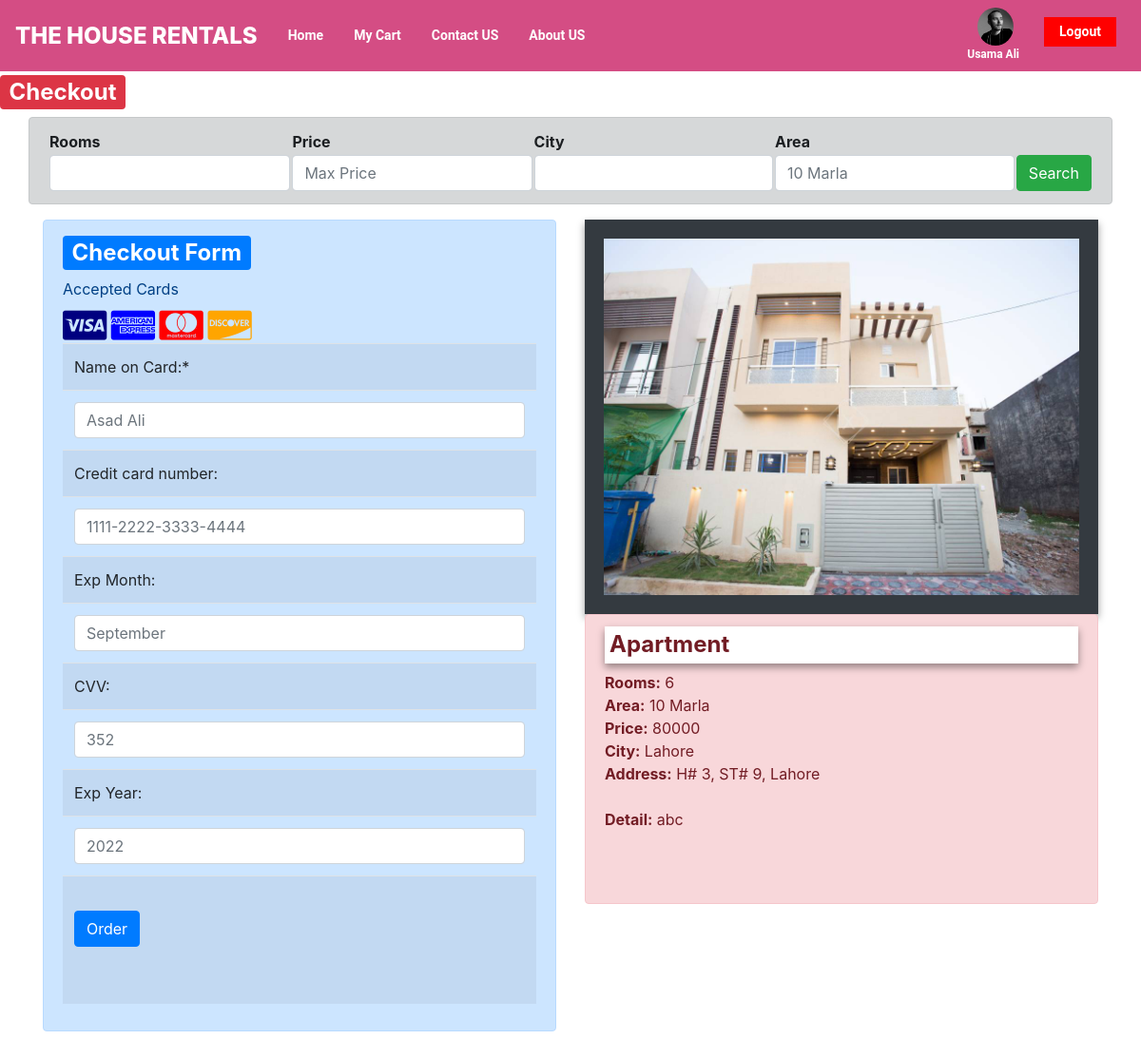
/Customer/checkout.php?checkout=3 (signed in), run on the app's committed database.
### tables this page shows
CREATE TABLE `users` (
  `id` int(11) NOT NULL,
  `f_name` varchar(20) NOT NULL,
  `l_name` varchar(50) NOT NULL,
  `email` varchar(50) NOT NULL,
  `contact` varchar(50) NOT NULL,
  `gender` varchar(50) NOT NULL,
  `image` varchar(50) NOT NULL,
  `dob` varchar(50) NOT NULL,
  `account_type` varchar(50) NOT NULL,
  `password` varchar(50) NOT NULL
);

CREATE TABLE `houses` (
  `id` int(11) NOT NULL,
  `City` varchar(100) NOT NULL,
  `Area` varchar(100) NOT NULL,
  `Address` varchar(500) NOT NULL,
  `Type` varchar(100) NOT NULL,
  `Rooms` int(11) NOT NULL,
  `Room_Area` varchar(200) NOT NULL,
  `Price` int(11) NOT NULL,
  `Detail` varchar(500) NOT NULL,
  `image` varchar(100) NOT NULL,
  `status` varchar(50) NOT NULL
);

### Customer/checkout.php (the view, shortened to what this page needs)
<?php
include("header.php");
if(isset($_GET['checkout'])){
    $id=$_GET['checkout'];
    $query2="SELECT * FROM `houses` WHERE id='$id'";
    $run2=mysqli_query($con,$query2);
    $data2=mysqli_fetch_assoc($run2);
}
?>
<h2><span class="badge badge-danger">Checkout</span></h2>
<form method="post" enctype="multipart/form-data" action="index.php">
<div class="container alert alert-dark">
  <table class="" style="margin-left: ">
    <tr>
      <th>Rooms</th>
      <th>Price</th>
      <th>City</th>
      <th>Area</th>
    </tr>
    <tr>
      <td><input type="number" name="s_Rooms" class="form-control"></td>
      <td><input type="number" name="s_Price" class="form-control" placeholder="Max Price"></td>
      <td><input type="text" name="s_City" class="form-control"></td>
      <td><input type="text" name="s_Area" class="form-control" placeholder="10 Marla"></td>
      <td><input type="submit" name="search" value="Search" class="btn btn-success"></td>
    </tr>
  </table>
</div>
</form>
<div class="container">
	<div class="row">
		<div class="col-md-6">
			<form method="post" enctype="multipart/form-data">
<div class="alert alert-primary">
  <h2><span class="badge badge-primary">Checkout Form</span></h2>
              <label for="fname">Accepted Cards</label>
            <div class="icon-container">
              <i class="fa fa-cc-visa" style="color:navy;font-size: 36px;"></i>
              <i class="fa fa-cc-amex" style="color:blue;font-size: 36px;"></i>
              <i class="fa fa-cc-mastercard" style="color:red;font-size: 36px;"></i>
              <i class="fa fa-cc-discover" style="color:orange;font-size: 36px;"></i>
            </div>
<table class="table table-striped">
<tr><td>Name on Card:*</td></tr>
<tr><td><input type="text" name="card_name" class="form-control" required placeholder="Asad Ali"></td></tr>
<tr><td>Credit card number:</td></tr>
<tr><td><input type="text" name="card_num" class="form-control" placeholder="1111-2222-3333-4444"></td></tr>
<tr><td>Exp Month:</td></tr>
<tr><td><input type="text" name="exp_month" class="form-control" placeholder="September"></td></tr>
<tr><td>CVV:</td></tr>
<tr><td><input type="text" name="cvv" class="form-control" placeholder="352"></td></tr>
<tr><td>Exp Year:</td></tr>
<tr><td><input type="text" name="exp_year" class="form-control" placeholder="2022"></td></tr>
<tr>
<td><br><div ><button type="submit" name="order" class="btn btn-primary">Order</button></div><br><br></td></tr>
</table>
</div>
</form>
		</div>
		<div class="col-md-6">
<div align="center" class="bg bg-dark" style="margin:auto;padding: 20px;box-shadow: 0 4px 8px 0 rgba(0, 0, 0, 0.4);">
<img src="<?php echo "../houses/".$data2['image']; ?>" alt="" style="width:100%;">
</div>
<div class="row">
<div class="col-12">
<div class="alert alert-danger">
<h4 style="box-shadow: 0 4px 8px 0 rgba(0, 0, 0, 0.4);padding: 5px;background-color: white"><b><?php echo $data2['Type']; ?></b></h4>
<p>
  <b>Rooms:</b> <?php echo $data2['Rooms']; ?><br>
  <b>Area:</b> <?php echo $data2['Room_Area']; ?><br>
  <b>Price:</b> <?php echo $data2['Price']; ?><br>
  <b>City:</b> <?php echo $data2['City']; ?><br>
  <b>Address:</b> <?php echo $data2['Address']; ?><br><br>
  <b>Detail:</b> <?php echo $data2['Detail']; ?><br>
</p>
<br>
<br>
</div>
</div>
</div>
	</div>
</div>
</div>
<br>
<br>
<br>
<br>
</body>
</html>

### Customer/header.php (shortened to what this page needs)
<?php
$user_id=$_SESSION["uid1"];
include("../dbconnection.php");
$query4="SELECT * FROM `users` WHERE id='$user_id'";
$run4=mysqli_query($con,$query4);
$data4=mysqli_fetch_assoc($run4);
?>
<!doctype html>
<html lang="en">
<html>
<head>
  <link rel="stylesheet" href="style.css">
<link rel="stylesheet" href="https://maxcdn.bootstrapcdn.com/bootstrap/4.4.1/css/bootstrap.min.css">
<link rel="stylesheet" href="https://cdnjs.cloudflare.com/ajax/libs/font-awesome/4.7.0/css/font-awesome.min.css">
</head>
<body>
<nav class="navbar navbar-expand-md navbar-light" style="background-color: #d44d84">
  <a class="navbar-brand" href="#"><div style="font-size:24px;text-align: center;font-weight: 800;color:#fff;margin-top:-8px;margin-bottom: -8px;">THE HOUSE RENTALS</div></a>
  <div class="collapse navbar-collapse" id="collapsibleNavbar">
  <div style="margin:px 0px 0px 0px;">
    <div class="topnav">
  <div class="navbar-nav">
    <a href="index.php">Home</a>
    <a href="mycart.php">My Cart</a>
    <a href="contact-us.php">Contact US</a>
    <a href="about.php">About US</a>
  </div>
</div>
</div>
</div>
<div class="topnav" style="float:right;">
<a class="" href="user-detail.php"><div style="margin-top: -5px;float: right;margin-bottom: -20px"><img style="height: 40px;border-radius: 50%;margin-left: 10%;list-style: none;" src='<?php echo "../profiles/".$data4['image']; ?>'><p style="font-size: 12px"><?php echo $data4['f_name']; ?> <?php echo $data4['l_name']; ?></p></div></a>
<a class="active" style="background-color:red;" href="logout.php">Logout</a>
</div>
</nav>

### Customer/style.css (style rules this page uses)
.topnav { overflow: hidden; background-color: #d44d84; }
.topnav a { float: left; color: white; font-family: 'Roboto', sans-serif; text-align: center; padding: 5px 16px; text-decoration: none; font-size: 14px; font-weight: 600; }
.topnav a.active { background-color: #4CAF50; color: white; margin:10px; }

### data on the page
users: image (picture), f_name "Usama", l_name "Ali"
houses: image (picture), Type "Apartment", Rooms "6", Room_Area "10 Marla", Price "80000", City "Lahore", Address "H# 3, ST# 9, Lahore", Detail "abc"
